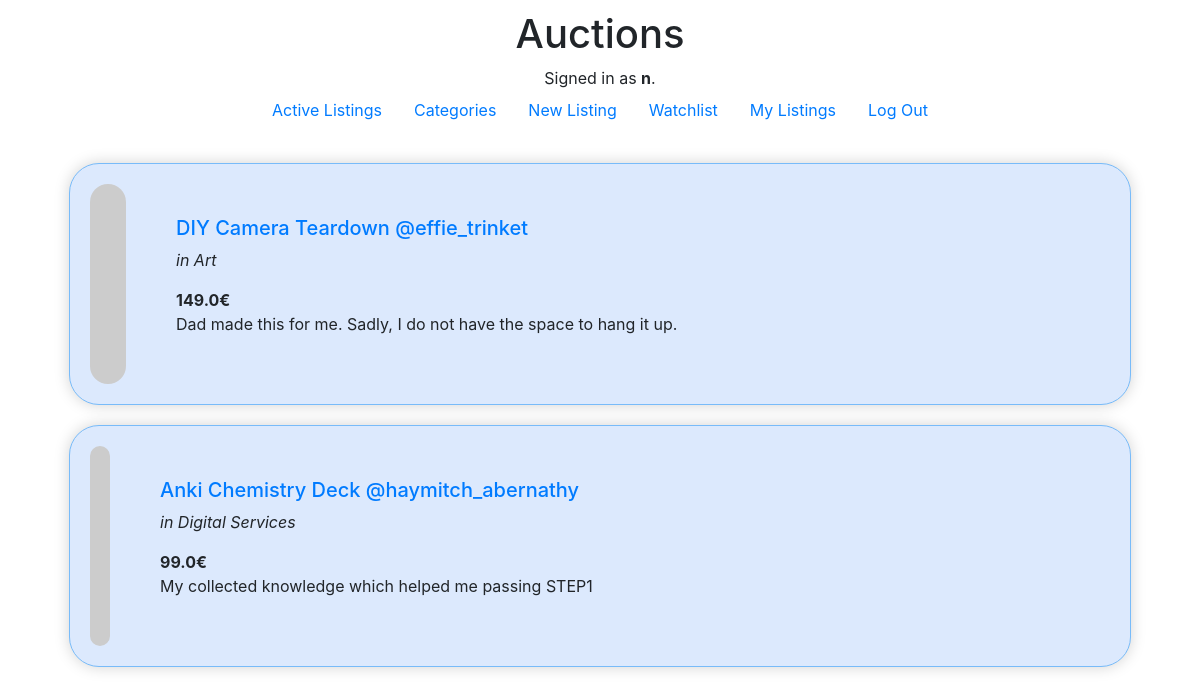
/watchlist/ (signed in), run on the app's committed database.
### auctions/models.py (models this page shows, shortened)
class User(AbstractUser):
    pass  # inherits from AbstractUser: nur für zusätzliche Felder zusätzliche Deklarationen nötig

class Watchlist(models.Model):
    user = models.ForeignKey(User, on_delete=models.CASCADE, blank=True, null=True)
    listing = models.ForeignKey(Listing, on_delete=models.CASCADE, blank=True, null=True)

class Listing(models.Model):
    title = models.CharField(max_length=32)
    description = models.CharField(max_length=256)
    price = models.FloatField()
    url = models.URLField(blank=True, null=True)
    category = models.ForeignKey(Category, on_delete=models.CASCADE, blank=True, null=True)
    opened = models.BooleanField(default=True)
    owner = models.ForeignKey(User, on_delete=models.CASCADE, blank=True, null=True, related_name='owned_listings')
    winner = models.ForeignKey(User, on_delete=models.SET_NULL, blank=True, null=True, related_name='won_listings')

class Category(models.Model):
    name = models.CharField(max_length=64)
    def __str__(self):
        return f"{self.name}"

### auctions/views.py (the view)
# urls.py: path("watchlist/", views.watchlist, name="watchlist"),
def watchlist(request, message=None, alert=None):
    if request.method == "GET":
        return render(request, "auctions/watchlist.html", {
            "watchlist": Watchlist.objects.filter(user=request.user.id),
            "message": message,
            "alert": alert
        })
    return HttpResponse("Here is nothing to look at...")

### auctions/templates/auctions/watchlist.html
{% extends "auctions/layout.html" %}
{% block body %}
{% for zuwatchend in watchlist %}
<div class="listing-container">
    {% with image_url=zuwatchend.listing.url|default:"/static/see-none.jpg" %}
    <img src="{{ image_url }}">
    {% endwith %}
    <div class="listing-text">
        <a href="{% url 'listing' zuwatchend.listing.id %}">
            <h5>{{ zuwatchend.listing.title }} @{{ zuwatchend.listing.owner }}</h5>
        </a>
        <p><i>in {{ zuwatchend.listing.category }}</i></p>
        <b>{{ zuwatchend.listing.price }}€</b>
        <p>{{ zuwatchend.listing.description }}</p>
    </div>
</div>
{% endfor %}
{% endblock %}

### auctions/templates/auctions/layout.html (shortened to what this page needs)
{% load static %}
<!DOCTYPE html>
<html lang="en">
    <head>
        <link rel="stylesheet" href="https://stackpath.bootstrapcdn.com/bootstrap/4.4.1/css/bootstrap.min.css">
        <link href="{% static 'auctions/styles.css' %}" rel="stylesheet">
        <link rel="stylesheet" href="https://cdn.jsdelivr.net/npm/bootstrap@4.0.0/dist/css/bootstrap.min.css"
>
    </head>
    <body>
        <h1>Auctions</h1>
        <div>
            {% if user.is_authenticated %}
                Signed in as <strong>{{ user.username }}</strong>.
            {% else %}
                Not signed in.
            {% endif %}
        </div>
        <ul class="nav">
            <li class="nav-item">
                <a class="nav-link" href="{% url 'index' %}">Active Listings</a>
            </li>
            <li class="nav-item">
                <a class="nav-link" href="{% url 'categories' filter=None %}">Categories</a>
            </li>
            {% if user.is_authenticated %}
                <li class="nav-item">
                    <a class="nav-link" href="{% url 'new_listing' %}">New Listing</a>
                </li>
                <li class="nav-item">
                    <a class="nav-link" href="{% url 'watchlist' %}">Watchlist</a>
                </li>
                <li class="nav-item">
                    <a class="nav-link" href="{% url 'my_listings' %}">My Listings</a>
                </li>
                <li class="nav-item">
                    <a class="nav-link" href="{% url 'logout' %}">Log Out</a>
                </li>
            {% endif %}
        </ul>
        {% block body %}
        {% endblock %}
    </body>
</html>

### auctions/static/auctions/styles.css (style rules this page uses)
body { padding: 10px; }

### auctions/templates/auctions/layout.html (style rules this page uses)
body { display: flex; justify-content: center; align-items: center; flex-direction: column; }
img { border-radius: 20px; margin-right: 50px; max-height: 200px; }
.listing-container, .comment-container, #comment-form { display: flex; margin-bottom: 20px; align-items: center; padding: 20px; border-radius: 30px; }
.listing-container { background-color: rgb(220, 233, 253); box-shadow: 0 0 15px lightgray; border: 1px solid rgb(120, 187, 249); justify-content: space-between; width: 90%; }
.listing-text { flex-grow: 1; }

### data on the page
User: username "n"
Watchlist: listing "DIY Camera Teardown", listing.owner "effie_trinket", listing.category "Art", listing.price "149.0", listing.description "Dad made this for me. Sadly, I do not have the space to hang it up."
Watchlist: listing "Anki Chemistry Deck", listing.owner "haymitch_abernathy", listing.category "Digital Services", listing.price "99.0", listing.description "My collected knowledge which helped me passing STEP1"
